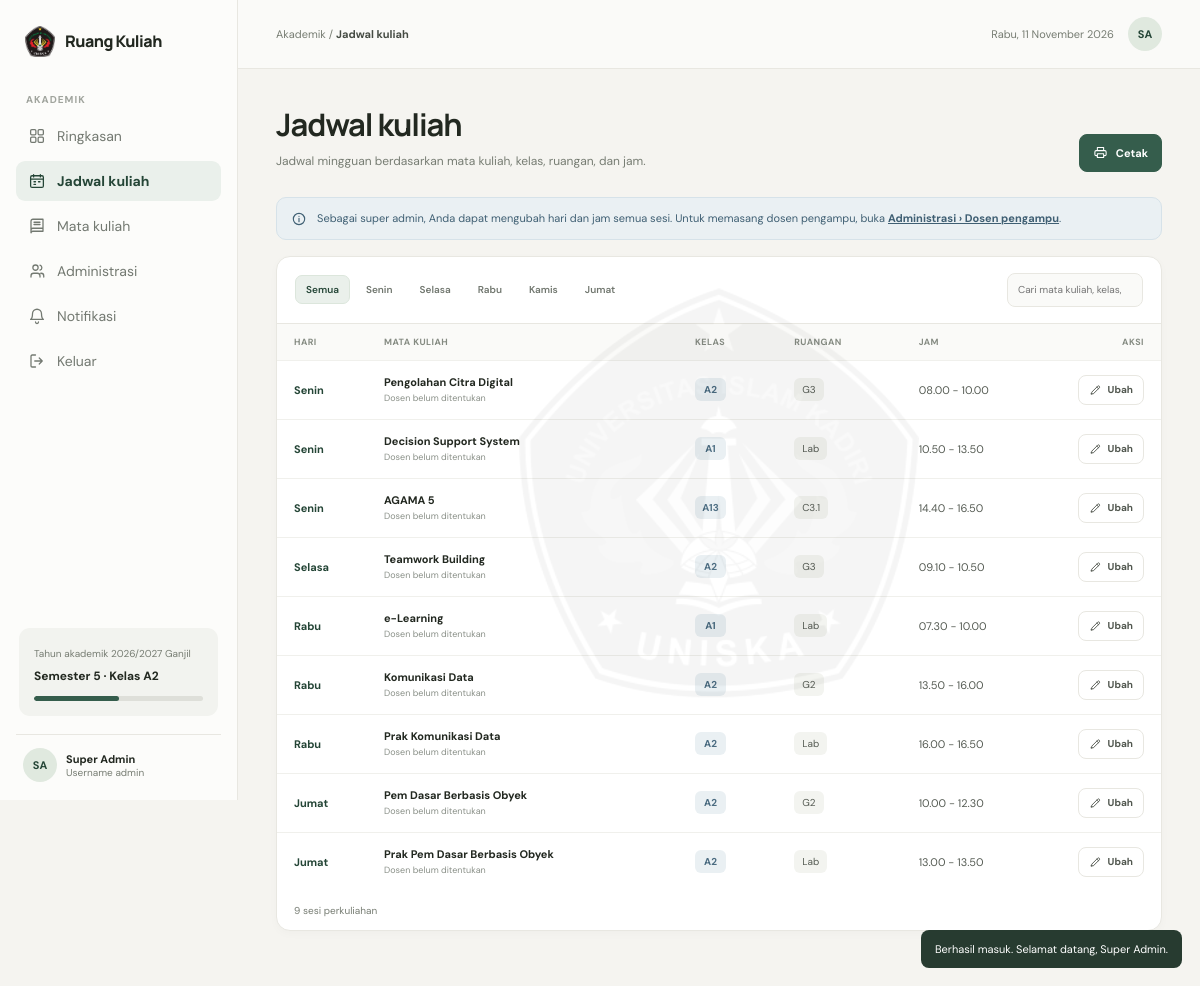
/jadwal.php (signed in), run on the app's committed database.
### tables this page shows
CREATE TABLE `jadwal` (
  `id`             INT UNSIGNED NOT NULL AUTO_INCREMENT,
  `mata_kuliah_id` INT UNSIGNED NOT NULL,
  `hari`           ENUM('Senin','Selasa','Rabu','Kamis','Jumat') NOT NULL,
  `jam_mulai`      TIME         NOT NULL,
  `jam_selesai`    TIME         NOT NULL,
  `kelas`          VARCHAR(10)  NOT NULL,
  `ruang`          VARCHAR(20)  NOT NULL,
  `jenis`          ENUM('Kuliah','Praktikum') NOT NULL DEFAULT 'Kuliah',
  `diubah_pada`    DATETIME     NULL DEFAULT NULL,
  `created_at`     DATETIME     NOT NULL DEFAULT CURRENT_TIMESTAMP,
  PRIMARY KEY (`id`),
  KEY `idx_jadwal_mk` (`mata_kuliah_id`),
  KEY `idx_jadwal_hari` (`hari`, `jam_mulai`),
  CONSTRAINT `fk_jadwal_mk` FOREIGN KEY (`mata_kuliah_id`)
    REFERENCES `mata_kuliah` (`id`) ON DELETE CASCADE ON UPDATE CASCADE
);

CREATE TABLE `mata_kuliah` (
  `id`         INT UNSIGNED NOT NULL AUTO_INCREMENT,
  `nama`       VARCHAR(150) NOT NULL,
  `dosen_id`   INT UNSIGNED NULL DEFAULT NULL,
  `created_at` DATETIME     NOT NULL DEFAULT CURRENT_TIMESTAMP,
  PRIMARY KEY (`id`),
  KEY `idx_mk_dosen` (`dosen_id`),
  CONSTRAINT `fk_mk_dosen` FOREIGN KEY (`dosen_id`)
    REFERENCES `dosen` (`id`) ON DELETE SET NULL ON UPDATE CASCADE
);

### includes/helpers.php (called while the page is built, shortened)
<?php
function app_config(?string $key = null)
{
    static $cfg = null;
    if ($cfg === null) {
        $cfg = require __DIR__ . '/../config/app.php';
    }
    return $key === null ? $cfg : ($cfg[$key] ?? null);
}
function e($value): string
{
    return htmlspecialchars((string) $value, ENT_QUOTES | ENT_SUBSTITUTE, 'UTF-8');
}
function base_url(): string
{
    static $base = null;
    if ($base !== null) {
        return $base;
    }
    $doc  = isset($_SERVER['DOCUMENT_ROOT']) ? realpath($_SERVER['DOCUMENT_ROOT']) : false;
    $root = realpath(__DIR__ . '/..');
    if ($doc && $root) {
        $doc  = rtrim(str_replace('\\', '/', $doc), '/');
        $root = rtrim(str_replace('\\', '/', $root), '/');
        if (stripos($root, $doc) === 0) {
            return $base = rtrim(substr($root, strlen($doc)), '/');
        }
    }
    $dir = rtrim(str_replace('\\', '/', dirname($_SERVER['SCRIPT_NAME'] ?? '/')), '/');
    $dir = preg_replace('#/(admin|actions)$#', '', $dir);
    return $base = $dir;
}
function url(string $path = ''): string
{
    return base_url() . '/' . ltrim($path, '/');
}
function asset(string $path): string
{
    return url('assets/' . ltrim($path, '/'));
}
function asset_v(string $path): string
{
    $file = __DIR__ . '/../assets/' . ltrim($path, '/');
    return asset($path) . (is_file($file) ? '?v=' . filemtime($file) : '');
}
function query(string $key, string $default = ''): string
{
    return isset($_GET[$key]) && is_string($_GET[$key]) ? $_GET[$key] : $default;
}
function format_jam(string $time): string
{
    return str_replace(':', '.', substr($time, 0, 5));
}
function format_rentang(string $mulai, string $selesai): string
{
    return format_jam($mulai) . ' - ' . format_jam($selesai);
}
function jam_input(string $time): string
{
    return substr($time, 0, 5);
}
function bulan_id(int $n): string
{
    static $names = [1 => 'Januari', 'Februari', 'Maret', 'April', 'Mei', 'Juni',
        'Juli', 'Agustus', 'September', 'Oktober', 'November', 'Desember'];
    return $names[$n] ?? '';
}
function hari_id_dari_tanggal(?int $timestamp = null): string
{
    static $names = [1 => 'Senin', 'Selasa', 'Rabu', 'Kamis', 'Jumat', 'Sabtu', 'Minggu'];
    return $names[(int) date('N', $timestamp ?? time())];
}
function tanggal_id(?string $datetime = null, bool $withTime = true): string
{
    $ts = $datetime ? strtotime($datetime) : time();
    $out = date('j', $ts) . ' ' . bulan_id((int) date('n', $ts)) . ' ' . date('Y', $ts);
    return $withTime ? $out . ', ' . date('H.i', $ts) : $out;
}
function initials(string $nama): string
{
    $words = preg_split('/\s+/u', trim($nama)) ?: [];
    $letters = '';
    foreach ($words as $w) {
        $first = mb_substr(preg_replace('/^[^\p{L}]+/u', '', $w) ?? '', 0, 1);
        if ($first !== '') {
            $letters .= mb_strtoupper($first);
        }
        if (mb_strlen($letters) >= 2) {
            break;
        }
    }
    return $letters !== '' ? $letters : '?';
}
function semester_progress(): int
{
    $start = strtotime((string) app_config('semester_mulai'));
    $end   = strtotime((string) app_config('semester_selesai'));
    $pct = (time() - $start) / ($end - $start) * 100;
    return (int) max(0, min(100, round($pct)));
}

### config/app.php (called while the page is built)
<?php
return [
    'app_name'        => 'Ruang Kuliah',
    'campus_name'     => 'Universitas Islam Kadiri',
    'timezone'        => 'Asia/Jakarta',
    'tahun_akademik'  => '2026/2027 Ganjil',
    'semester'        => 5,
    'kelas_aktif'     => 'A2',
    'semester_mulai'  => '2026-09-07',
    'semester_selesai'=> '2027-01-15',
    'base_url'        => null,
    'show_demo_hint'  => true,
    'login_max_gagal' => 5,
    'login_kunci_detik' => 60,
];

### config/database.php (called while the page is built)
<?php
$dbConfig = [
    'host'     => '127.0.0.1',
    'port'     => 3306,
    'name'     => 'ruangkuliah',
    'user'     => 'root',
    'pass'     => '',
    'charset'  => 'utf8mb4',
    'timezone' => '+07:00',
];
function db(): PDO
{
    static $pdo = null;
    global $dbConfig;
    if ($pdo instanceof PDO) {
        return $pdo;
    }
    $dsn = sprintf(
        'mysql:host=%s;port=%d;dbname=%s;charset=%s',
        $dbConfig['host'], $dbConfig['port'], $dbConfig['name'], $dbConfig['charset']
    );
    try {
        $pdo = new PDO($dsn, $dbConfig['user'], $dbConfig['pass'], [
            PDO::ATTR_ERRMODE            => PDO::ERRMODE_EXCEPTION,
            PDO::ATTR_DEFAULT_FETCH_MODE => PDO::FETCH_ASSOC,
            PDO::ATTR_EMULATE_PREPARES   => false,
        ]);
        $pdo->exec("SET time_zone = '" . $dbConfig['timezone'] . "'");
    } catch (PDOException $e) {
        http_response_code(500);
        echo '<!DOCTYPE html><meta charset="utf-8"><title>Database tidak terhubung</title>'
           . '<body style="font-family:sans-serif;max-width:560px;margin:60px auto;line-height:1.6">'
           . '<h2>Database belum terhubung</h2>'
           . '<p>Pastikan <strong>MySQL</strong> sudah berjalan di XAMPP dan file '
           . '<code>database/ruangkuliah.sql</code> sudah diimport lewat phpMyAdmin.</p>'
           . '<p>Pengaturan koneksi ada di <code>config/database.php</code>.</p></body>';
        exit;
    }
    return $pdo;
}

### includes/auth.php (called while the page is built, shortened)
<?php
function is_valid_role(string $role): bool
{
    return isset(ROLE_TABLE[$role]);
}
function current_user(): ?array
{
    static $cache = false;
    if ($cache !== false) {
        return $cache;
    }
    $role = (string) $_SESSION['user']['role'];
    $t  = ROLE_TABLE[$role];
    $st = db()->prepare("SELECT id, nama, {$t['ident']} AS ident FROM {$t['table']} WHERE id = ? LIMIT 1");
    $st->execute([(int) $_SESSION['user']['id']]);
    $row = $st->fetch();
    return $cache = [
        'role'  => $role,
        'id'    => (int) $row['id'],
        'nama'  => $row['nama'],
        'ident' => $row['ident'],
    ];
}
function require_login(): array
{
    $user = current_user();
    return $user;
}

### includes/queries.php (called while the page is built, shortened)
<?php
function q_jadwal(?int $dosenId = null): array
{
    if ($dosenId !== null) {
        $st = db()->prepare(SQL_JADWAL . ' WHERE m.dosen_id = ? ORDER BY j.hari, j.jam_mulai');
        $st->execute([$dosenId]);
    } else {
        $st = db()->query(SQL_JADWAL . ' ORDER BY j.hari, j.jam_mulai');
    }
    return $st->fetchAll();
}
function can_edit_jadwal(?array $user, array $row): bool
{
    if ($user['role'] === 'admin') {
        return true;
    }
    return $user['role'] === 'dosen'
        && $row['dosen_id'] !== null
        && (int) $row['dosen_id'] === (int) $user['id'];
}
function q_notif_terakhir_dibaca(array $user): int
{
    $st = db()->prepare('SELECT terakhir_id FROM notifikasi_dibaca WHERE role = ? AND user_id = ?');
    $st->execute([$user['role'], $user['id']]);
    return (int) ($st->fetchColumn() ?: 0);
}
function q_notif_unread_count(array $user): int
{
    $st = db()->prepare('SELECT COUNT(*) FROM notifikasi WHERE id > ?');
    $st->execute([q_notif_terakhir_dibaca($user)]);
    return (int) $st->fetchColumn();
}

### jadwal.php (the view, shortened to what this page needs)
<?php
$user = require_login();
$rows     = q_jadwal();
$canEdit  = in_array($user['role'], ['dosen', 'admin'], true);
$isDosen  = $user['role'] === 'dosen';
$hari = query('hari', 'Semua');
$autoPrint = query('cetak') === '1';
$page_title = 'Jadwal kuliah';
$page_key   = 'jadwal';
include __DIR__ . '/includes/layout_top.php';
?>
        <section class="page active" id="schedulePage"
                 data-day="<?= e($hari) ?>" data-autoprint="<?= $autoPrint ? '1' : '0' ?>">
          <div class="page-heading">
            <div><h1>Jadwal kuliah</h1><p class="subtitle">Jadwal mingguan berdasarkan mata kuliah, kelas, ruangan, dan jam.</p></div>
            <button class="btn" id="printSchedule" type="button">
              <?= icon('print') ?>
              Cetak
            </button>
          </div>
          <?php if ($isDosen): ?>
            <div class="alert info" role="status"><?= icon('info') ?><span>Anda dapat mengubah hari dan jam pada mata kuliah yang Anda ampu (ditandai tombol <strong>Ubah</strong>).</span></div>
          <?php elseif ($user['role'] === 'admin'): ?>
            <div class="alert info" role="status"><?= icon('info') ?><span>Sebagai super admin, Anda dapat mengubah hari dan jam semua sesi. Untuk memasang dosen pengampu, buka <a href="<?= e(url('admin/pengampu.php')) ?>">Administrasi › Dosen pengampu</a>.</span></div>
          <?php endif; ?>
          <div class="schedule-shell">
            <div class="schedule-tools">
              <div class="week-tabs" id="dayTabs">
                <?php foreach (array_merge(['Semua'], HARI_KULIAH) as $d): ?>
                  <button class="day-tab <?= $hari === $d ? 'active' : '' ?>" data-day="<?= e($d) ?>" type="button"><?= e($d) ?></button>
                <?php endforeach; ?>
              </div>
              <div class="tools-right">
                <input class="search" id="scheduleSearch" type="search" placeholder="Cari mata kuliah, kelas, atau ruangan...">
              </div>
            </div>
            <div class="table-wrap">
              <table>
                <thead>
                  <tr>
                    <th>Hari</th>
                    <th>Mata kuliah</th>
                    <th>Kelas</th>
                    <th>Ruangan</th>
                    <th>Jam</th>
                    <?php if ($canEdit): ?><th class="col-action">Aksi</th><?php endif; ?>
                  </tr>
                </thead>
                <tbody id="scheduleRows">
                  <?php foreach ($rows as $r):
                      $mine = $isDosen && can_edit_jadwal($user, $r);
                      $search = mb_strtolower(implode(' ', [
                          $r['hari'], $r['matkul'], $r['kelas'], $r['ruang'],
                          format_rentang($r['jam_mulai'], $r['jam_selesai']), (string) $r['dosen'],
                      ])); ?>
                    <tr data-hari="<?= e($r['hari']) ?>" data-search="<?= e($search) ?>" data-mine="<?= $mine ? '1' : '0' ?>">
                      <td class="day-cell"><?= e($r['hari']) ?></td>
                      <td>
                        <strong><?= e($r['matkul']) ?></strong>
                        <div class="cell-sub"><?= $r['dosen'] ? 'Dosen: ' . e($r['dosen']) : 'Dosen belum ditentukan' ?></div>
                      </td>
                      <td><span class="class-pill"><?= e($r['kelas']) ?></span></td>
                      <td><span class="room-pill"><?= e($r['ruang']) ?></span></td>
                      <td class="nowrap"><?= e(format_rentang($r['jam_mulai'], $r['jam_selesai'])) ?></td>
                      <?php if ($canEdit): ?>
                        <td class="col-action"><?= can_edit_jadwal($user, $r) ? component_edit_button($r) : '' ?></td>
                      <?php endif; ?>
                    </tr>
                  <?php endforeach; ?>
                </tbody>
              </table>
            </div>
            <div class="course-count" id="scheduleCount"></div>
          </div>
        </section>
<?php include __DIR__ . '/includes/layout_bottom.php'; ?>

### includes/layout_top.php (shortened to what this page needs)
<?php
$user       = require_login();
$page_title = $page_title ?? 'Ringkasan';
$page_key   = $page_key ?? '';
$appName    = (string) app_config('app_name');
$unread     = q_notif_unread_count($user);
$nav = [
    ['key' => 'dashboard',  'label' => 'Ringkasan',     'href' => 'dashboard.php',  'icon' => 'grid'],
    ['key' => 'jadwal',     'label' => 'Jadwal kuliah', 'href' => 'jadwal.php',     'icon' => 'calendar'],
    ['key' => 'matkul',     'label' => 'Mata kuliah',   'href' => 'matkul.php',     'icon' => 'book'],
];
if ($user['role'] === 'admin') {
    $nav[] = ['key' => 'admin', 'label' => 'Administrasi', 'href' => 'admin/index.php', 'icon' => 'users'];
}
$nav[] = ['key' => 'notifikasi', 'label' => 'Notifikasi', 'href' => 'notifikasi.php', 'icon' => 'bell', 'badge' => $unread];
$identLabel = ['mahasiswa' => 'NPM ', 'dosen' => 'NIP ', 'admin' => 'Username '][$user['role']];
?>
<!DOCTYPE html>
<html lang="id">
<head>
  <link rel="stylesheet" href="<?= e(asset_v('css/app.css')) ?>">
</head>
<body data-base="<?= e(base_url()) ?>">
  <div class="app">
    <aside class="sidebar">
      <a class="brand" href="<?= e(url('dashboard.php')) ?>">
        <img class="brand-logo" src="<?= e(asset('img/logo-uniska.png')) ?>" alt="Logo UNISKA">
        <?= e($appName) ?>
      </a>
      <div class="nav-label">Akademik</div>
      <nav class="nav" aria-label="Navigasi utama">
        <?php foreach ($nav as $item): ?>
          <a class="nav-btn <?= $page_key === $item['key'] ? 'active' : '' ?>" href="<?= e(url($item['href'])) ?>"
             <?= $page_key === $item['key'] ? 'aria-current="page"' : '' ?>>
            <?= icon($item['icon']) ?>
            <span><?= e($item['label']) ?></span>
          </a>
        <?php endforeach; ?>
        <form method="post" action="<?= e(url('logout.php')) ?>" class="nav-form">
          <button class="nav-btn" type="submit">
            <?= icon('logout') ?>
            <span>Keluar</span>
          </button>
        </form>
      </nav>
      <div class="sidebar-bottom">
        <div class="semester-card">
          <small>Tahun akademik <?= e(app_config('tahun_akademik')) ?></small>
          <strong>Semester <?= (int) app_config('semester') ?> · Kelas <?= e(app_config('kelas_aktif')) ?></strong>
          <div class="semester-line" title="<?= semester_progress() ?>% semester berjalan"><span style="width: <?= semester_progress() ?>%"></span></div>
        </div>
        <div class="profile">
          <div class="avatar"><?= e(initials($user['nama'])) ?></div>
          <div class="profile-text">
            <strong><?= e($user['nama']) ?></strong>
            <small><?= $user['role'] !== 'admin' ? e(ROLE_LABEL[$user['role']]) . ' · ' : '' ?><?= e($identLabel . $user['ident']) ?></small>
          </div>
        </div>
      </div>
    </aside>
    <main class="main">
      <header class="topbar">
        <div class="breadcrumb">Akademik <span aria-hidden="true">/</span> <strong><?= e($crumb ?? $page_title) ?></strong></div>
        <div class="top-right">
          <span class="today-label"><?= e(hari_id_dari_tanggal() . ', ' . tanggal_id(null, false)) ?></span>
          <div class="avatar" title="<?= e($user['nama']) ?>"><?= e(initials($user['nama'])) ?></div>
        </div>
      </header>
      <div class="content">

### includes/icons.php (shortened to what this page needs)
<?php
function icon(string $name): string
{
    $inner = $paths[$name] ?? '';
    return '<svg viewBox="0 0 24 24" fill="none" stroke="currentColor" stroke-width="1.7" '
         . 'stroke-linecap="round" stroke-linejoin="round" aria-hidden="true">' . $inner . '</svg>';
}

### includes/components.php (shortened to what this page needs)
<?php
function component_edit_button(array $row, string $label = 'Ubah'): string
{
    return '<button type="button" class="btn small secondary" data-edit-jadwal'
        . ' data-id="' . (int) $row['id'] . '"'
        . ' data-matkul="' . e($row['matkul']) . '"'
        . ' data-info="' . e('Kelas ' . $row['kelas'] . ' · Ruang ' . $row['ruang']) . '"'
        . ' data-hari="' . e($row['hari']) . '"'
        . ' data-mulai="' . e(jam_input($row['jam_mulai'])) . '"'
        . ' data-selesai="' . e(jam_input($row['jam_selesai'])) . '">'
        . icon('edit') . e($label) . '</button>';
}
    ?>

### data on the page
jadwal: hari "Senin", mata_kuliah.nama "Pengolahan Citra Digital", kelas "A2", ruang "G3", format_rentang($r['jam_mulai'], $r['jam_selesai']) "08.00 - 10.00"
jadwal: hari "Senin", mata_kuliah.nama "Decision Support System", kelas "A1", ruang "Lab", format_rentang($r['jam_mulai'], $r['jam_selesai']) "10.50 - 13.50"
jadwal: hari "Senin", mata_kuliah.nama "AGAMA 5", kelas "A13", ruang "C3.1", format_rentang($r['jam_mulai'], $r['jam_selesai']) "14.40 - 16.50"
jadwal: hari "Selasa", mata_kuliah.nama "Teamwork Building", kelas "A2", ruang "G3", format_rentang($r['jam_mulai'], $r['jam_selesai']) "09.10 - 10.50"
jadwal: hari "Rabu", mata_kuliah.nama "e-Learning", kelas "A1", ruang "Lab", format_rentang($r['jam_mulai'], $r['jam_selesai']) "07.30 - 10.00"
jadwal: hari "Rabu", mata_kuliah.nama "Komunikasi Data", kelas "A2", ruang "G2", format_rentang($r['jam_mulai'], $r['jam_selesai']) "13.50 - 16.00"
jadwal: hari "Rabu", mata_kuliah.nama "Prak Komunikasi Data", kelas "A2", ruang "Lab", format_rentang($r['jam_mulai'], $r['jam_selesai']) "16.00 - 16.50"
jadwal: hari "Jumat", mata_kuliah.nama "Pem Dasar Berbasis Obyek", kelas "A2", ruang "G2", format_rentang($r['jam_mulai'], $r['jam_selesai']) "10.00 - 12.30"
jadwal: hari "Jumat", mata_kuliah.nama "Prak Pem Dasar Berbasis Obyek", kelas "A2", ruang "Lab", format_rentang($r['jam_mulai'], $r['jam_selesai']) "13.00 - 13.50"

### other printed values
$appName "Ruang Kuliah"
$item['label'] "Ringkasan"
$item['label'] "Jadwal kuliah"
$item['label'] "Mata kuliah"
$item['label'] "Administrasi"
$item['label'] "Notifikasi"
app_config('tahun_akademik') "2026/2027 Ganjil"
app_config('semester') "5"
app_config('kelas_aktif') "A2"
initials($user['nama']) "SA"
$user['nama'] "Super Admin"
$identLabel . $user['ident'] "Username admin"
$crumb "Jadwal kuliah"
hari_id_dari_tanggal() . ', ' . tanggal_id(null, false) "Rabu, 11 November 2026"
$d "Semua"
